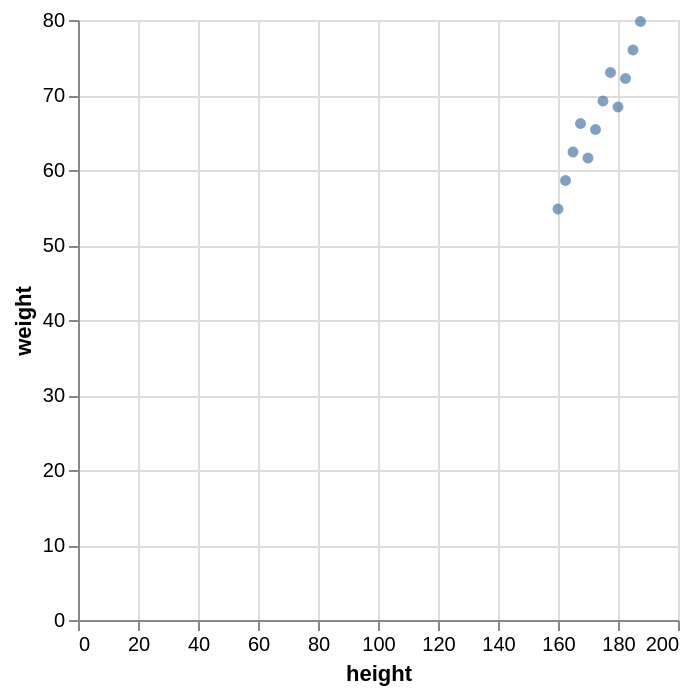

Source (Vega-Lite JSON):
### Vega-Lite specification from a JSON file in a GitHub repository (floating-point values rounded to 4 significant figures)
{"$schema": "https://vega.github.io/schema/vega-lite/v5.json", "data": {"values": [{"height": 150.0, "weight": 48.0, "group": "B"}, {"height": 152.5, "weight": 51.8, "group": "A"}, {"height": 155.0, "weight": 55.6, "group": "B"}, {"height": 157.5, "weight": 59.4, "group": "A"}, {"height": 160.0, "weight": 54.8, "group": "B"}, {"height": 162.5, "weight": 58.6, "group": "A"}, {"height": 165.0, "weight": 62.4, "group": "B"}, {"height": 167.5, "weight": 66.2, "group": "A"}, {"height": 170.0, "weight": 61.6, "group": "B"}, {"height": 172.5, "weight": 65.4, "group": "A"}, {"height": 175.0, "weight": 69.2, "group": "B"}, {"height": 177.5, "weight": 73.0, "group": "A"}, {"height": 180.0, "weight": 68.4, "group": "B"}, {"height": 182.5, "weight": 72.2, "group": "A"}, {"height": 185.0, "weight": 76.0, "group": "B"}, {"height": 187.5, "weight": 79.8, "group": "A"}]}, "transform": [{"filter": {"field": "height", "gte": 160}}, {"calculate": "datum.weight / 2.2", "as": "pounds"}], "params": [{"name": "brush", "select": "interval"}], "mark": "circle", "encoding": {"x": {"field": "height", "type": "quantitative"}, "y": {"field": "weight", "type": "quantitative"}}}
